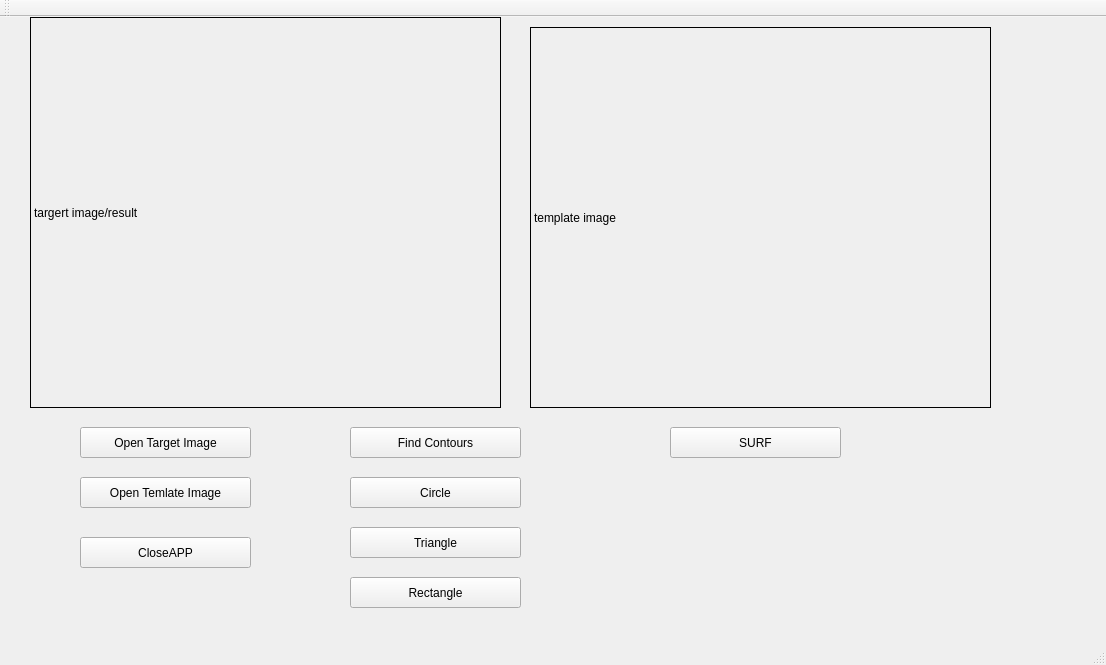
<?xml version="1.0" encoding="UTF-8"?>
<ui version="4.0">
 <class>MainWindow</class>
 <widget class="QMainWindow" name="MainWindow">
  <property name="geometry">
   <rect>
    <x>0</x>
    <y>0</y>
    <width>1106</width>
    <height>665</height>
   </rect>
  </property>
  <property name="windowTitle">
   <string>MainWindow</string>
  </property>
  <widget class="QWidget" name="centralWidget">
   <widget class="QPushButton" name="openTarget">
    <property name="geometry">
     <rect>
      <x>80</x>
      <y>410</y>
      <width>171</width>
      <height>31</height>
     </rect>
    </property>
    <property name="text">
     <string>Open Target Image</string>
    </property>
   </widget>
   <widget class="QLabel" name="label">
    <property name="geometry">
     <rect>
      <x>30</x>
      <y>0</y>
      <width>471</width>
      <height>391</height>
     </rect>
    </property>
    <property name="frameShape">
     <enum>QFrame::Box</enum>
    </property>
    <property name="text">
     <string>targert image/result</string>
    </property>
   </widget>
   <widget class="QLabel" name="label_2">
    <property name="geometry">
     <rect>
      <x>530</x>
      <y>10</y>
      <width>461</width>
      <height>381</height>
     </rect>
    </property>
    <property name="frameShape">
     <enum>QFrame::Box</enum>
    </property>
    <property name="text">
     <string>template image</string>
    </property>
   </widget>
   <widget class="QPushButton" name="opentemplate">
    <property name="geometry">
     <rect>
      <x>80</x>
      <y>460</y>
      <width>171</width>
      <height>31</height>
     </rect>
    </property>
    <property name="text">
     <string>Open Temlate Image</string>
    </property>
   </widget>
   <widget class="QPushButton" name="close">
    <property name="geometry">
     <rect>
      <x>80</x>
      <y>520</y>
      <width>171</width>
      <height>31</height>
     </rect>
    </property>
    <property name="text">
     <string>CloseAPP</string>
    </property>
   </widget>
   <widget class="QPushButton" name="Find">
    <property name="geometry">
     <rect>
      <x>350</x>
      <y>410</y>
      <width>171</width>
      <height>31</height>
     </rect>
    </property>
    <property name="text">
     <string>Find Contours</string>
    </property>
   </widget>
   <widget class="QPushButton" name="Circle">
    <property name="geometry">
     <rect>
      <x>350</x>
      <y>460</y>
      <width>171</width>
      <height>31</height>
     </rect>
    </property>
    <property name="text">
     <string>Circle</string>
    </property>
   </widget>
   <widget class="QPushButton" name="Rectangle">
    <property name="geometry">
     <rect>
      <x>350</x>
      <y>560</y>
      <width>171</width>
      <height>31</height>
     </rect>
    </property>
    <property name="text">
     <string>Rectangle</string>
    </property>
   </widget>
   <widget class="QPushButton" name="Triangle">
    <property name="geometry">
     <rect>
      <x>350</x>
      <y>510</y>
      <width>171</width>
      <height>31</height>
     </rect>
    </property>
    <property name="text">
     <string>Triangle</string>
    </property>
   </widget>
   <widget class="QPushButton" name="SURF">
    <property name="geometry">
     <rect>
      <x>670</x>
      <y>410</y>
      <width>171</width>
      <height>31</height>
     </rect>
    </property>
    <property name="text">
     <string>SURF</string>
    </property>
   </widget>
  </widget>
  <widget class="QMenuBar" name="menuBar">
   <property name="geometry">
    <rect>
     <x>0</x>
     <y>0</y>
     <width>1106</width>
     <height>25</height>
    </rect>
   </property>
  </widget>
  <widget class="QToolBar" name="mainToolBar">
   <attribute name="toolBarArea">
    <enum>TopToolBarArea</enum>
   </attribute>
   <attribute name="toolBarBreak">
    <bool>false</bool>
   </attribute>
  </widget>
  <widget class="QStatusBar" name="statusBar"/>
 </widget>
 <layoutdefault spacing="6" margin="11"/>
 <resources/>
 <connections/>
</ui>
